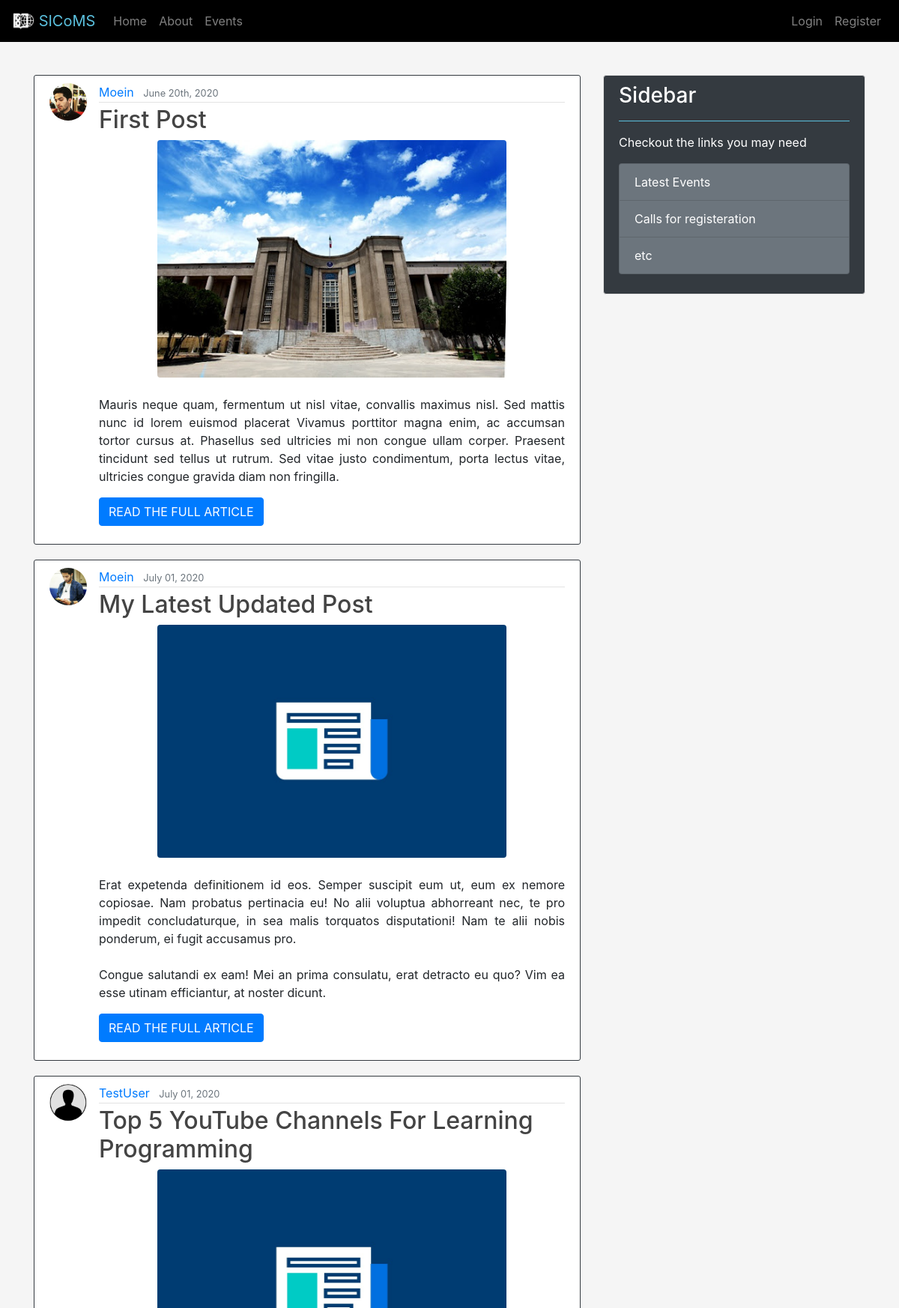
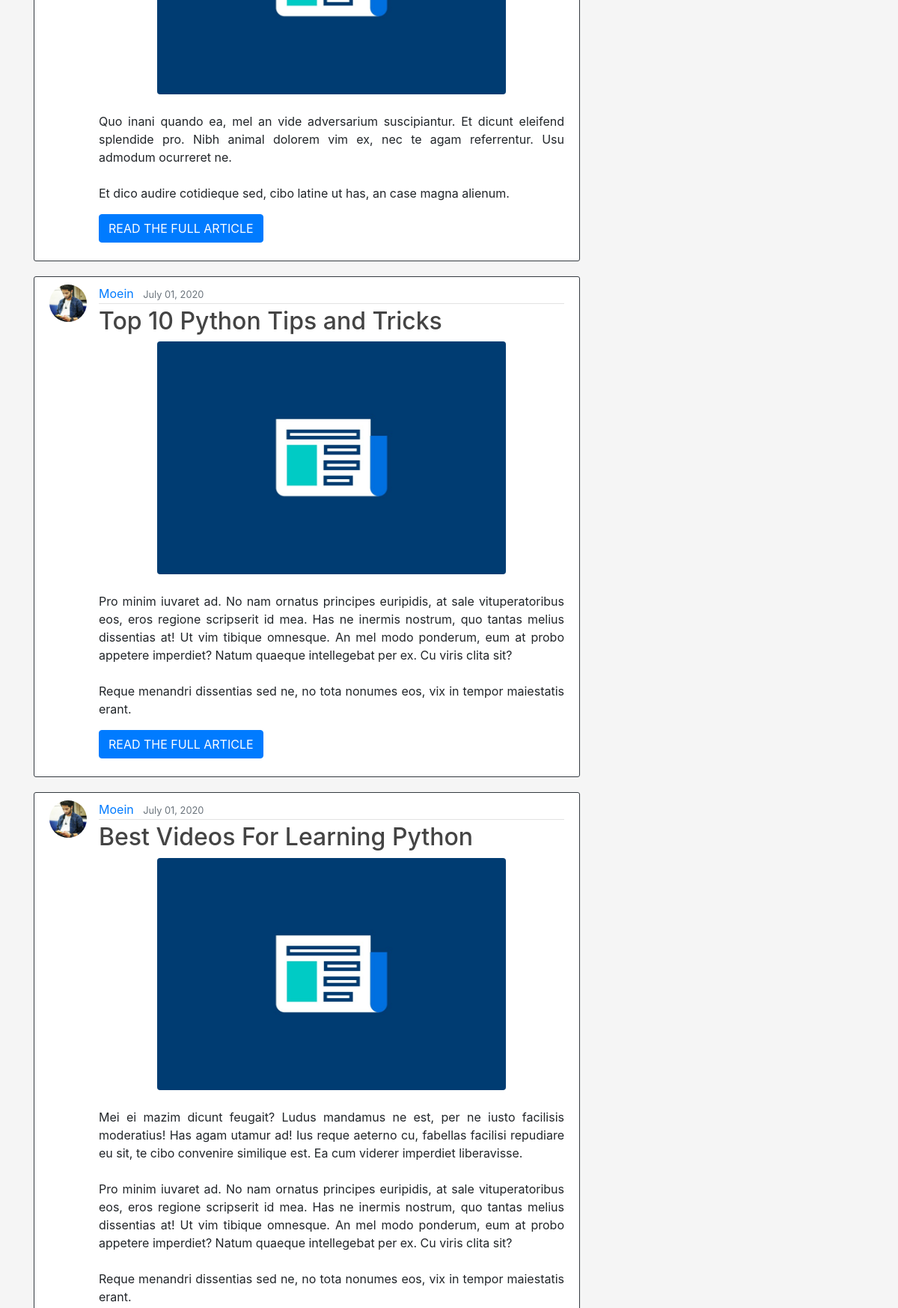
Screenshot of /events/ (upper part) with the database file from the repository (2 pictures, top to bottom).
### events/models.py (models this page shows, shortened)
class Event(models.Model):
    CATEGORIES = (
        ('RES', 'Research'),
        ('VIS', 'Visit'),
        ('SCH', 'School'),
        ('CON', 'Conference'),
        ('COM', 'Competition')
    )
    title = models.CharField(max_length=100)
    photo = models.ImageField(default="post_default.jpg",
                              upload_to="post_pics")
    category = models.CharField(max_length=3, choices=CATEGORIES, null=True)
    summary = models.TextField(max_length=500)
    explanation = models.TextField()
    date_posted = models.DateTimeField(default=timezone.now)
    author = models.ForeignKey(User, on_delete=models.CASCADE)

### users/models.py (models this page shows, shortened)
class Profile(models.Model):
    MAJORS = (
        ('MED', "Medicine"),
        ('OTH', 'Other'),
    )
    user = models.OneToOneField(User, on_delete=models.CASCADE)
    image = models.ImageField(default='profile_default.jpg',
                              upload_to='profile_pics')
    first_name = models.CharField(max_length=50, null=True)
    last_name = models.CharField(max_length=50, null=True)
    major = models.CharField(max_length=3,
                             choices=MAJORS,
                             null=True)
    semester = models.SmallIntegerField(null=True)
    student_id = models.CharField(max_length=12, null=True)
    university = models.CharField(max_length=60, null=True)

### events/views.py (the view)
# urls.py: path('', EventListView.as_view(), name="events-home"),
class EventListView(ListView):
    model = Event
    template_name = 'events/events_home.html' # <app>/<model>_<viewtype>.html
    context_object_name = 'events'
    ordering = ['-date_posted']
    paginate_by = 5

### events/templates/events/events_home.html
{% extends "homepage/base.html" %}
{% load static %}
{% block innercontent %}
            <article class="media content-section border-dark pb-4">
                <img  class="rounded-circle article-img" src="{% static 'homepage/images/me.jpg' %}" alt="">
                <div class="media-body" id="this">
                <div class="article-metadata">
                    <a class="mr-2" href="#" id="hover">Moein</a>
                    <small class="text-muted">June 20th, 2020</small>
                </div>
                <h2><a class="article-title" href="#" id="hover">First Post</a></h2>
                <img alt="" class="w-75 mx-auto d-block rounded" src="{% static 'homepage/images/bc.jpg' %}"><br>
                <p class="article-content text-justify">Mauris neque quam, fermentum ut nisl vitae, convallis maximus nisl. Sed mattis nunc id lorem euismod placerat Vivamus porttitor magna enim, ac accumsan tortor cursus at. Phasellus sed ultricies mi non congue ullam corper. Praesent tincidunt sed tellus ut rutrum. Sed vitae justo condimentum, porta lectus vitae, ultricies congue gravida diam non fringilla.</p>
                <a href="" class="btn btn-primary">READ THE FULL ARTICLE</a>
                </div>
            </article>
            {% for event in events %}
                <article class="media content-section border-dark pb-4">
                    <img  class="rounded-circle article-img" src="{{ event.author.profile.image.url }}" alt="">
                    <div class="media-body" id="this">
                    <div class="article-metadata">
                        <a class="mr-2" href="#" id="hover">{{ event.author }}</a>
                        <small class="text-muted">{{ event.date_posted|date:"F d, Y" }}</small>
                    </div>
                    <h2><a class="article-title" href="{% url 'event-detail' event.id %}" id="hover">{{ event.title }}</a></h2>
                    <img alt="" class="w-75 mx-auto d-block rounded" src="{{ event.photo.url }}"><br>
                    <p class="article-content text-justify">{{ event.summary }}</p>
                    <a href="{% url 'event-detail' event.id %}" class="btn btn-primary">READ THE FULL ARTICLE</a>
                    </div>
                </article>
            {% endfor %}
{% endblock innercontent %}

### homepage/static/homepage/main.css (style rules this page uses)
body { margin-top: 100px; background-color: whitesmoke; }
.content-section { background: #ffffff; padding: 10px 20px; border: 1px solid #dddddd; border-radius: 3px; margin-bottom: 20px; }
.article-title { color: #444444; }
.article-content { white-space: pre-line; width: 100%; text-align: left; }
.article-img { height: 50px; width: 50px; margin-right: 16px; }
.article-metadata { padding-bottom: 1px; margin-bottom: 4px; border-bottom: 1px solid #e3e3e3 }

### rows the page displays
Event: author.profile.image (picture), author "Moein", date_posted "July 01, 2020", title "My Latest Updated Post", photo (placeholder picture), summary "Erat expetenda definitionem id eos. Semper suscipit eum ut, eum ex nemore copiosae. Nam probatus pertinacia eu! No alii voluptua abhorreant nec, te pro impedit concludaturque, in sea malis torquatos disputationi! Nam te alii nobis ponderum, ei fugit accusamus pro. Congue salutandi ex eam! Mei an prima consulatu, erat detracto eu quo? Vim ea esse utinam efficiantur, at noster dicunt."
Event: author.profile.image (placeholder picture), author "TestUser", date_posted "July 01, 2020", title "Top 5 YouTube Channels For Learning Programming", photo (placeholder picture), summary "Quo inani quando ea, mel an vide adversarium suscipiantur. Et dicunt eleifend splendide pro. Nibh animal dolorem vim ex, nec te agam referrentur. Usu admodum ocurreret ne. Et dico audire cotidieque sed, cibo latine ut has, an case magna alienum."
Event: author.profile.image (picture), author "Moein", date_posted "July 01, 2020", title "Top 10 Python Tips and Tricks", photo (placeholder picture), summary "Pro minim iuvaret ad. No nam ornatus principes euripidis, at sale vituperatoribus eos, eros regione scripserit id mea. Has ne inermis nostrum, quo tantas melius dissentias at! Ut vim tibique omnesque. An mel modo ponderum, eum at probo appetere imperdiet? Natum quaeque intellegebat per ex. Cu viris clita sit? Reque menandri dissentias sed ne, no tota nonumes eos, vix in tempor maiestatis erant."
Event: author.profile.image (picture), author "Moein", date_posted "July 01, 2020", title "Best Videos For Learning Python", photo (placeholder picture), summary "Mei ei mazim dicunt feugait? Ludus mandamus ne est, per ne iusto facilisis moderatius! Has agam utamur ad! Ius reque aeterno cu, fabellas facilisi repudiare eu sit, te cibo convenire similique est. Ea cum viderer imperdiet liberavisse. Pro minim iuvaret ad. No nam ornatus principes euripidis, at sale vituperatoribus eos, eros regione scripserit id mea. Has ne inermis nostrum, quo tantas melius dissentias at! Ut vim tibique omnesque. An mel modo ponderum, eum at probo appetere imperdiet? Natum quaeque intellegebat per ex. Cu viris clita sit? Reque menandri dissentias sed ne, no tota nonumes eos, vix in tempor maiestatis erant."
